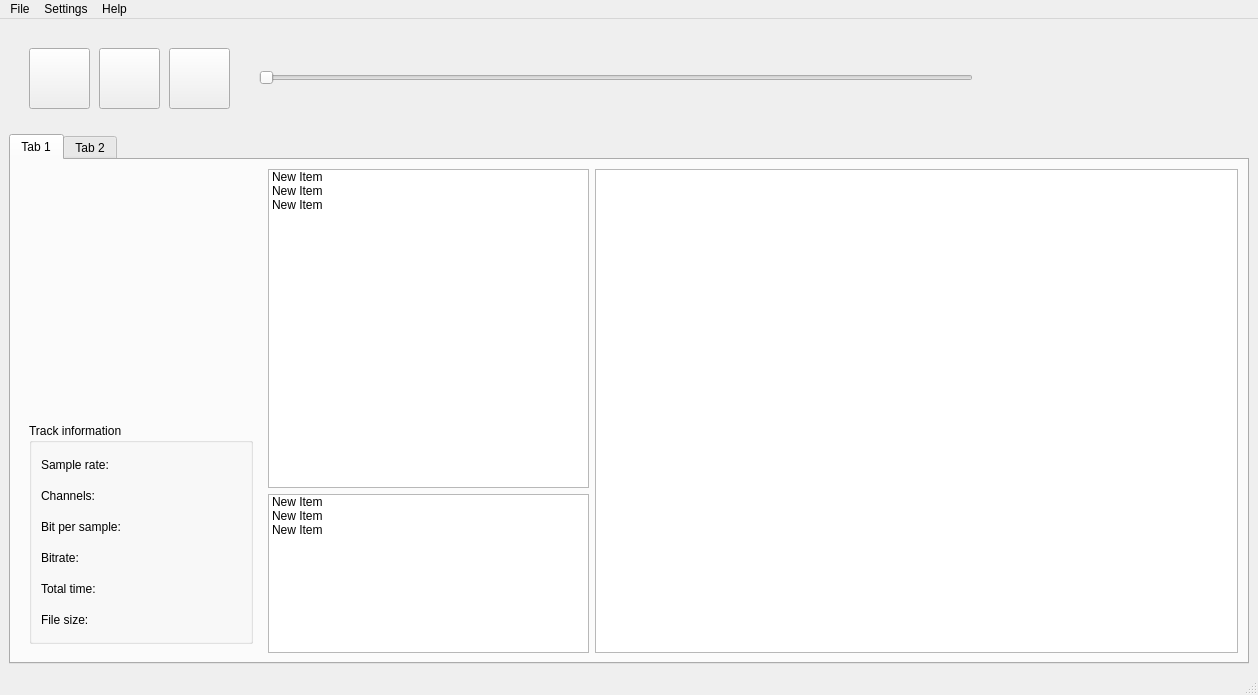
<?xml version="1.0" encoding="UTF-8"?>
<ui version="4.0">
 <class>MainWindow</class>
 <widget class="QMainWindow" name="MainWindow">
  <property name="enabled">
   <bool>true</bool>
  </property>
  <property name="geometry">
   <rect>
    <x>0</x>
    <y>0</y>
    <width>1258</width>
    <height>695</height>
   </rect>
  </property>
  <property name="windowTitle">
   <string>RoteSonner</string>
  </property>
  <property name="windowIcon">
   <iconset resource="../rotesonne.qrc">
    <normaloff>:/images/media-podcast.png</normaloff>:/images/media-podcast.png</iconset>
  </property>
  <property name="toolTip">
   <string/>
  </property>
  <property name="statusTip">
   <string/>
  </property>
  <property name="documentMode">
   <bool>false</bool>
  </property>
  <widget class="QWidget" name="centralwidget">
   <layout class="QVBoxLayout" name="verticalLayout_3">
    <item>
     <layout class="QHBoxLayout" name="horizontalLayout_4" stretch="0">
      <item>
       <widget class="QWidget" name="widget" native="true">
        <property name="minimumSize">
         <size>
          <width>241</width>
          <height>100</height>
         </size>
        </property>
        <widget class="QPushButton" name="prevButton">
         <property name="geometry">
          <rect>
           <x>20</x>
           <y>20</y>
           <width>61</width>
           <height>61</height>
          </rect>
         </property>
         <property name="sizePolicy">
          <sizepolicy hsizetype="Minimum" vsizetype="Fixed">
           <horstretch>0</horstretch>
           <verstretch>0</verstretch>
          </sizepolicy>
         </property>
         <property name="sizeIncrement">
          <size>
           <width>0</width>
           <height>0</height>
          </size>
         </property>
         <property name="baseSize">
          <size>
           <width>0</width>
           <height>0</height>
          </size>
         </property>
         <property name="text">
          <string/>
         </property>
         <property name="icon">
          <iconset resource="../rotesonne.qrc">
           <normaloff>:/images/player_rew.png</normaloff>:/images/player_rew.png</iconset>
         </property>
         <property name="iconSize">
          <size>
           <width>48</width>
           <height>48</height>
          </size>
         </property>
        </widget>
        <widget class="QPushButton" name="playPauseButton">
         <property name="geometry">
          <rect>
           <x>90</x>
           <y>20</y>
           <width>61</width>
           <height>61</height>
          </rect>
         </property>
         <property name="sizePolicy">
          <sizepolicy hsizetype="Minimum" vsizetype="Fixed">
           <horstretch>0</horstretch>
           <verstretch>0</verstretch>
          </sizepolicy>
         </property>
         <property name="sizeIncrement">
          <size>
           <width>0</width>
           <height>0</height>
          </size>
         </property>
         <property name="baseSize">
          <size>
           <width>0</width>
           <height>0</height>
          </size>
         </property>
         <property name="text">
          <string/>
         </property>
         <property name="icon">
          <iconset resource="../rotesonne.qrc">
           <normaloff>:/images/player_stop.png</normaloff>:/images/player_stop.png</iconset>
         </property>
         <property name="iconSize">
          <size>
           <width>48</width>
           <height>48</height>
          </size>
         </property>
        </widget>
        <widget class="QPushButton" name="nextButton">
         <property name="geometry">
          <rect>
           <x>160</x>
           <y>20</y>
           <width>61</width>
           <height>61</height>
          </rect>
         </property>
         <property name="sizePolicy">
          <sizepolicy hsizetype="Minimum" vsizetype="Fixed">
           <horstretch>0</horstretch>
           <verstretch>0</verstretch>
          </sizepolicy>
         </property>
         <property name="sizeIncrement">
          <size>
           <width>0</width>
           <height>0</height>
          </size>
         </property>
         <property name="baseSize">
          <size>
           <width>0</width>
           <height>0</height>
          </size>
         </property>
         <property name="text">
          <string/>
         </property>
         <property name="icon">
          <iconset resource="../rotesonne.qrc">
           <normaloff>:/images/player_fwd.png</normaloff>:/images/player_fwd.png</iconset>
         </property>
         <property name="iconSize">
          <size>
           <width>48</width>
           <height>48</height>
          </size>
         </property>
        </widget>
        <widget class="QSlider" name="horizontalSlider">
         <property name="geometry">
          <rect>
           <x>250</x>
           <y>40</y>
           <width>714</width>
           <height>19</height>
          </rect>
         </property>
         <property name="orientation">
          <enum>Qt::Horizontal</enum>
         </property>
        </widget>
        <zorder>prevButton</zorder>
        <zorder>playPauseButton</zorder>
        <zorder>nextButton</zorder>
        <zorder>horizontalSlider</zorder>
        <zorder>tabWidget</zorder>
       </widget>
      </item>
     </layout>
    </item>
    <item>
     <widget class="QTabWidget" name="tabWidget">
      <property name="currentIndex">
       <number>0</number>
      </property>
      <property name="movable">
       <bool>false</bool>
      </property>
      <widget class="QWidget" name="tab_3">
       <attribute name="title">
        <string>Tab 1</string>
       </attribute>
       <layout class="QHBoxLayout" name="horizontalLayout_2" stretch="1,4">
        <item>
         <layout class="QVBoxLayout" name="verticalLayout" stretch="1,1">
          <property name="sizeConstraint">
           <enum>QLayout::SetDefaultConstraint</enum>
          </property>
          <item>
           <widget class="QLabel" name="label">
            <property name="enabled">
             <bool>true</bool>
            </property>
            <property name="sizePolicy">
             <sizepolicy hsizetype="Preferred" vsizetype="Preferred">
              <horstretch>0</horstretch>
              <verstretch>0</verstretch>
             </sizepolicy>
            </property>
            <property name="text">
             <string/>
            </property>
            <property name="pixmap">
             <pixmap resource="../rotesonne.qrc">:/images/nocover.png</pixmap>
            </property>
            <property name="scaledContents">
             <bool>true</bool>
            </property>
           </widget>
          </item>
          <item>
           <widget class="QWidget" name="widget_2" native="true">
            <layout class="QVBoxLayout" name="verticalLayout_2">
             <item>
              <widget class="QGroupBox" name="groupBox">
               <property name="focusPolicy">
                <enum>Qt::NoFocus</enum>
               </property>
               <property name="title">
                <string>Track information</string>
               </property>
               <property name="flat">
                <bool>false</bool>
               </property>
               <property name="checkable">
                <bool>false</bool>
               </property>
               <layout class="QVBoxLayout" name="verticalLayout_4">
                <item>
                 <layout class="QGridLayout" name="gridLayout" columnstretch="2,1">
                  <item row="0" column="0">
                   <widget class="QLabel" name="label_2">
                    <property name="enabled">
                     <bool>true</bool>
                    </property>
                    <property name="text">
                     <string>Sample rate:</string>
                    </property>
                   </widget>
                  </item>
                  <item row="0" column="1">
                   <widget class="QLabel" name="label_8">
                    <property name="text">
                     <string/>
                    </property>
                   </widget>
                  </item>
                  <item row="1" column="0">
                   <widget class="QLabel" name="label_3">
                    <property name="text">
                     <string>Channels:</string>
                    </property>
                   </widget>
                  </item>
                  <item row="1" column="1">
                   <widget class="QLabel" name="label_9">
                    <property name="text">
                     <string/>
                    </property>
                   </widget>
                  </item>
                  <item row="2" column="0">
                   <widget class="QLabel" name="label_4">
                    <property name="text">
                     <string>Bit per sample:</string>
                    </property>
                   </widget>
                  </item>
                  <item row="2" column="1">
                   <widget class="QLabel" name="label_10">
                    <property name="text">
                     <string/>
                    </property>
                   </widget>
                  </item>
                  <item row="3" column="0">
                   <widget class="QLabel" name="label_5">
                    <property name="text">
                     <string>Bitrate:</string>
                    </property>
                   </widget>
                  </item>
                  <item row="3" column="1">
                   <widget class="QLabel" name="label_11">
                    <property name="text">
                     <string/>
                    </property>
                   </widget>
                  </item>
                  <item row="4" column="0">
                   <widget class="QLabel" name="label_6">
                    <property name="text">
                     <string>Total time:</string>
                    </property>
                   </widget>
                  </item>
                  <item row="4" column="1">
                   <widget class="QLabel" name="label_12">
                    <property name="text">
                     <string/>
                    </property>
                   </widget>
                  </item>
                  <item row="5" column="0">
                   <widget class="QLabel" name="label_7">
                    <property name="text">
                     <string>File size:</string>
                    </property>
                   </widget>
                  </item>
                  <item row="5" column="1">
                   <widget class="QLabel" name="fileSizeInfoLabel">
                    <property name="text">
                     <string/>
                    </property>
                   </widget>
                  </item>
                 </layout>
                </item>
               </layout>
              </widget>
             </item>
            </layout>
           </widget>
          </item>
         </layout>
        </item>
        <item>
         <layout class="QHBoxLayout" name="horizontalLayout" stretch="1,2">
          <item>
           <layout class="QVBoxLayout" name="verticalLayout_5" stretch="2,1">
            <item>
             <widget class="QListWidget" name="alboumList">
              <item>
               <property name="text">
                <string>New Item</string>
               </property>
              </item>
              <item>
               <property name="text">
                <string>New Item</string>
               </property>
              </item>
              <item>
               <property name="text">
                <string>New Item</string>
               </property>
              </item>
             </widget>
            </item>
            <item>
             <widget class="QListWidget" name="listWidget">
              <item>
               <property name="text">
                <string>New Item</string>
               </property>
              </item>
              <item>
               <property name="text">
                <string>New Item</string>
               </property>
              </item>
              <item>
               <property name="text">
                <string>New Item</string>
               </property>
              </item>
             </widget>
            </item>
           </layout>
          </item>
          <item>
           <widget class="QTableView" name="playList">
            <attribute name="horizontalHeaderCascadingSectionResizes">
             <bool>false</bool>
            </attribute>
           </widget>
          </item>
         </layout>
        </item>
       </layout>
      </widget>
      <widget class="QWidget" name="tab_4">
       <attribute name="title">
        <string>Tab 2</string>
       </attribute>
      </widget>
     </widget>
    </item>
   </layout>
  </widget>
  <widget class="QMenuBar" name="menubar">
   <property name="geometry">
    <rect>
     <x>0</x>
     <y>0</y>
     <width>1258</width>
     <height>25</height>
    </rect>
   </property>
   <widget class="QMenu" name="menuFile">
    <property name="title">
     <string>File</string>
    </property>
    <addaction name="actionQuit"/>
   </widget>
   <widget class="QMenu" name="menuSettings">
    <property name="title">
     <string>Settings</string>
    </property>
    <addaction name="actionCollection"/>
    <addaction name="actionPreferences"/>
   </widget>
   <widget class="QMenu" name="menuHelp">
    <property name="title">
     <string>Help</string>
    </property>
    <addaction name="actionHelp"/>
    <addaction name="separator"/>
    <addaction name="actionAbout"/>
    <addaction name="actionAbout_Qt"/>
   </widget>
   <addaction name="menuFile"/>
   <addaction name="menuSettings"/>
   <addaction name="menuHelp"/>
  </widget>
  <widget class="QStatusBar" name="statusbar"/>
  <action name="actionQuit">
   <property name="text">
    <string>Quit</string>
   </property>
  </action>
  <action name="actionHelp">
   <property name="text">
    <string>Help</string>
   </property>
  </action>
  <action name="actionAbout">
   <property name="text">
    <string>About</string>
   </property>
  </action>
  <action name="actionPreferences">
   <property name="text">
    <string>Preferences</string>
   </property>
  </action>
  <action name="actionAbout_Qt">
   <property name="text">
    <string>About Qt</string>
   </property>
  </action>
  <action name="actionCollection">
   <property name="text">
    <string>Collection</string>
   </property>
  </action>
 </widget>
 <resources>
  <include location="../rotesonne.qrc"/>
 </resources>
 <connections>
  <connection>
   <sender>actionQuit</sender>
   <signal>triggered()</signal>
   <receiver>MainWindow</receiver>
   <slot>close()</slot>
   <hints>
    <hint type="sourcelabel">
     <x>-1</x>
     <y>-1</y>
    </hint>
    <hint type="destinationlabel">
     <x>628</x>
     <y>347</y>
    </hint>
   </hints>
  </connection>
 </connections>
</ui>
